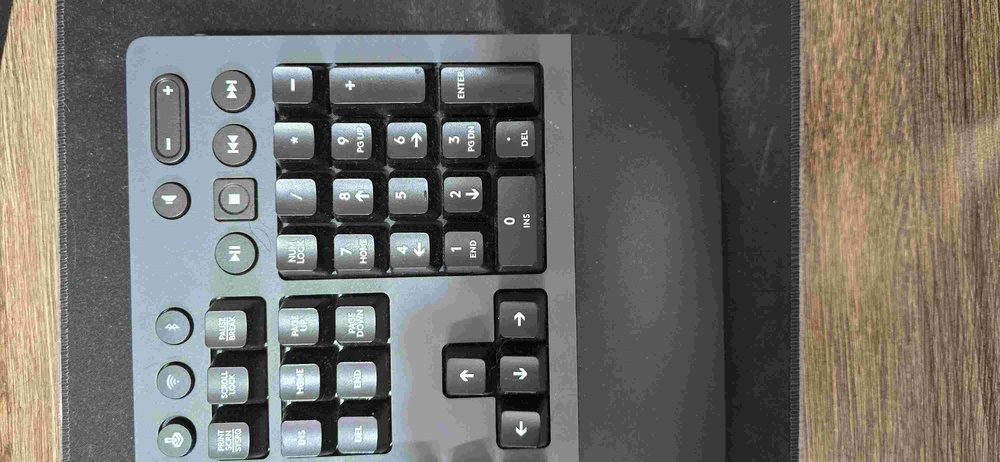
%> input picture DigitalIImaging/6-14030901/image1.jpg, 1000 x 462 px, shrunk from 4000 x 1848 before the run
$ octave combined_registered_image_code3.m   (GNU Octave 9; MATLAB toolbox functions it lacks are replaced by stand-ins)
%> lines starting %> are read from the running program, lines starting %| are printed output that depends on the picture
clc;
close all;
clear all;
% بارگذاری دو تصویر
fixed = imread('image1.jpg');
%> fixed is the input picture: size 462x1000x3 uint8; mean R, G, B 111.7, 109.8, 104.1
moving = imread('image2.jpg');
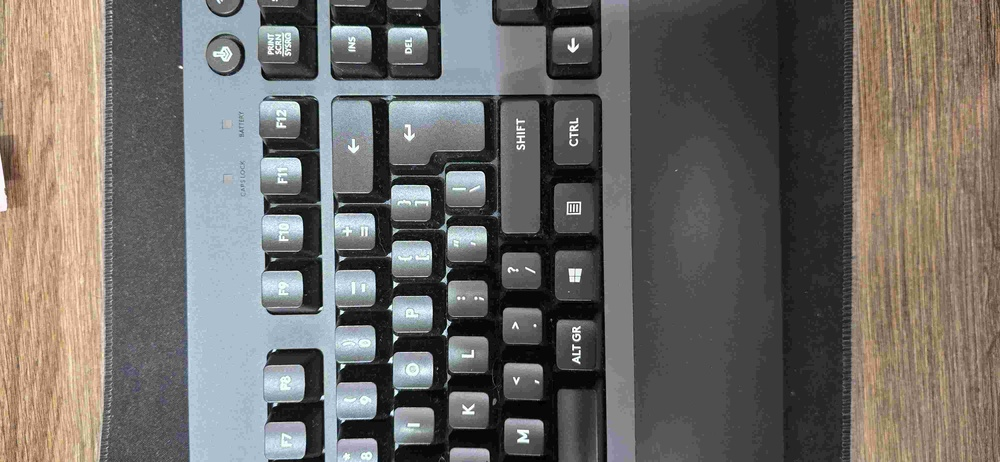
%> input picture DigitalIImaging/6-14030901/image2.jpg, 1000 x 462 px, shrunk from 4000 x 1848 before the run
%> moving is the input picture: size 462x1000x3 uint8; mean R, G, B 111, 107.5, 103.4
% تبدیل تصاویر به رنگ خاکستری (اگر رنگی باشند)
fixed_gray = rgb2gray(fixed);
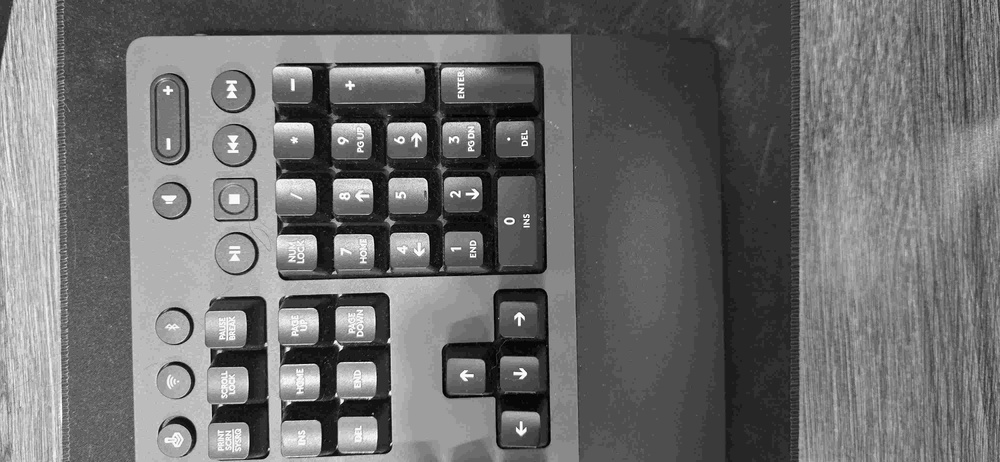
%> fixed_gray: size 462x1000 uint8; min 0, max 255, mean 109.7
moving_gray = rgb2gray(moving);
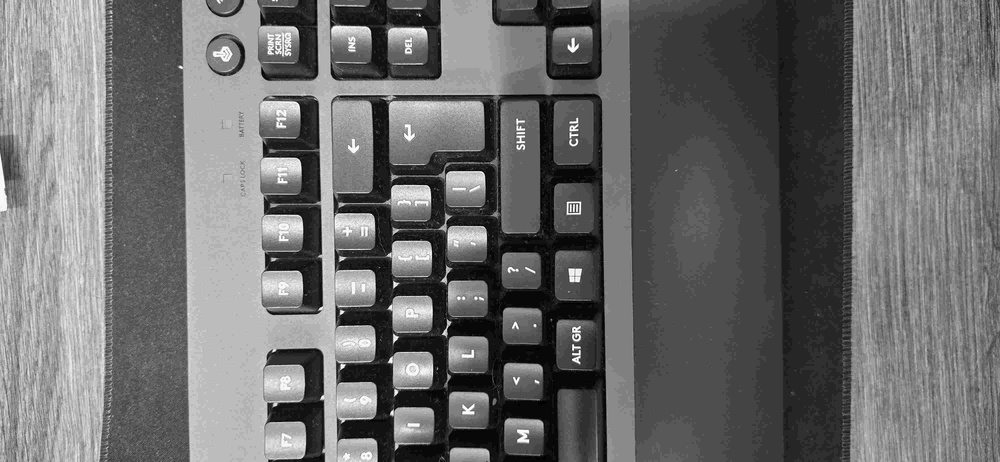
%> moving_gray: size 462x1000 uint8; min 0, max 255, mean 108.1
% تنظیمات بهینه‌سازی
%> (the run ends here)
